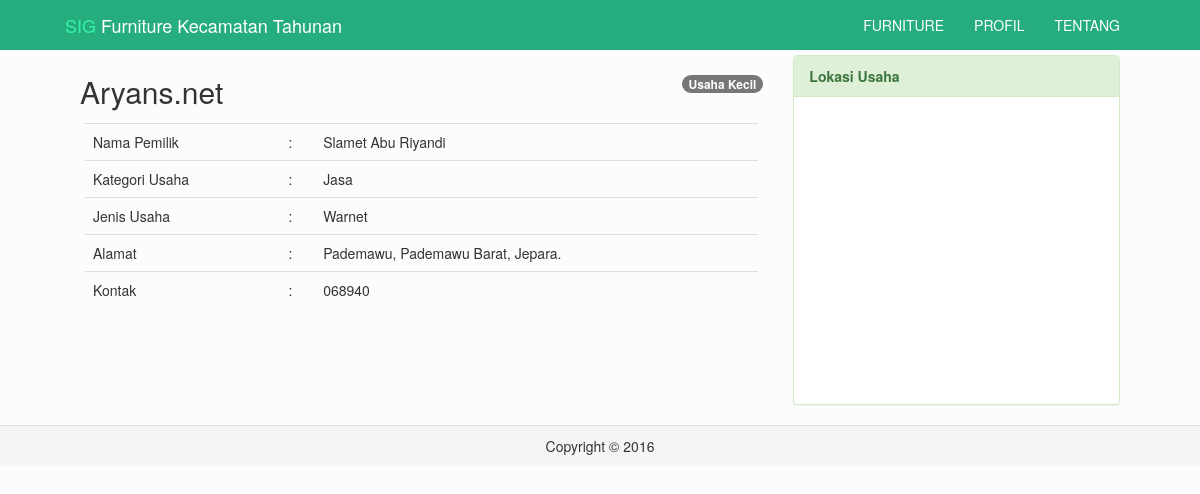
Screenshot of /?umkm=2 with the database file from the repository.
### tables this page shows
CREATE TABLE IF NOT EXISTS `data` (
  `id` int(100) NOT NULL AUTO_INCREMENT,
  `nama_pemilik` varchar(35) NOT NULL,
  `nama_umkm` varchar(50) NOT NULL,
  `alamat` varchar(250) NOT NULL,
  `usaha` varchar(25) NOT NULL,
  `jenis_usaha` varchar(35) NOT NULL,
  `desa` varchar(35) NOT NULL,
  `kriteria` varchar(35) NOT NULL,
  `kontak` varchar(35) NOT NULL,
  `lat` varchar(50) NOT NULL,
  `longi` varchar(50) NOT NULL,
  `keterangan` varchar(250) NOT NULL,
  PRIMARY KEY (`id`)
);

### admin/config.php (called while the page is built, shortened)
<?php
$host = "localhost";
$user = "root";
$pass = "";
$data = "sigfurniture";
$konek = mysqli_connect($host, $user, $pass, $data)  or die(mysqli_connect_error());
$dataID = $_GET['umkm'];
$idData = mysqli_query($konek, "SELECT * FROM data WHERE id='$dataID'");
$rowData = mysqli_fetch_array($idData);
$PademawuBarat = mysqli_query($konek, "SELECT * FROM data WHERE desa='Pademawu Barat'");
?>

### peta.php (the view, shortened to what this page needs)
<div class="rows">
	<div class="col-md-8">
		<h2><?php echo $rowData['nama_umkm']; ?> <span class="badge pull-right">Usaha <?php echo $rowData['kriteria']; ?></span></h2>
		<div class="detail">
			<table class="table">
				<tr>
					<td>Nama Pemilik</td>
					<td> : </td>
					<td><?php echo $rowData['nama_pemilik']; ?></td>
				</tr>
				<tr>
					<td>Kategori Usaha</td>
					<td> : </td>
					<td><?php echo $rowData['usaha']; ?></td>
				</tr>
				<tr>
					<td>Jenis Usaha</td>
					<td> : </td>
					<td><?php echo $rowData['jenis_usaha']; ?></td>
				</tr>
				<tr>
					<td>Alamat</td>
					<td> : </td>
					<td><?php echo $rowData['alamat'].", ".$rowData['desa'].", Jepara."; ?></td>
				</tr>
				<tr>
					<td>Kontak</td>
					<td> : </td>
					<td><?php echo $rowData['kontak']; ?></td>
				</tr>
			</table>
		</div>
	</div>
	<div class="col-md-4">
		<div class="panel panel-success lokasi">
			<div class="panel-heading">
				<strong>Lokasi Usaha</strong>
			</div>
			<div class="panel-body">
				<div class="maps-lokasi">
					<div id="googleMap" style="width:100%;height:275px;"></div>
				</div>
			</div>
		</div>
	</div>
</div>

### css/style.css (style rules this page uses)
body { background: #fafcfe; }
.detail { width: 100%; padding: 5px; margin-bottom: 10px; }
.lokasi { height: 350px; }

### rows the page displays
data: nama_umkm "Aryans.net", kriteria "Kecil", nama_pemilik "Slamet Abu Riyandi", usaha "Jasa", jenis_usaha "Warnet", alamat "Pademawu", desa "Pademawu Barat", kontak "068940"
